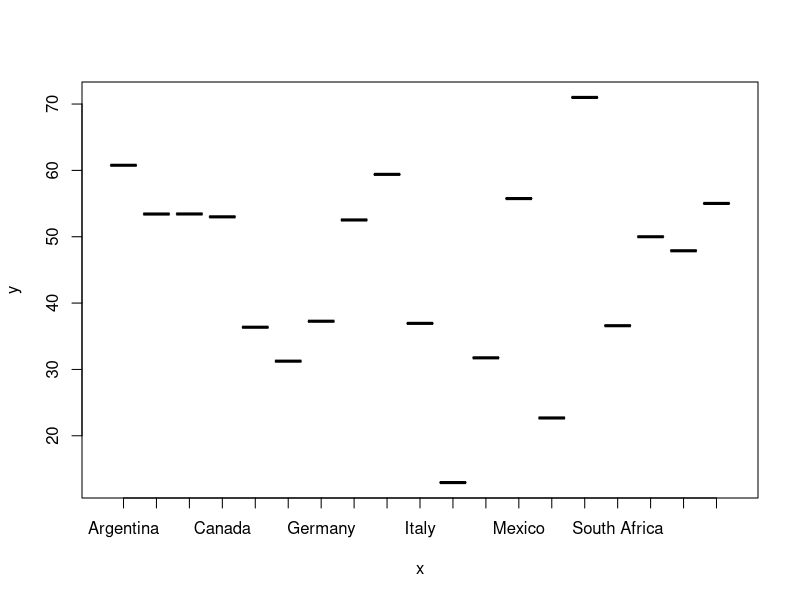
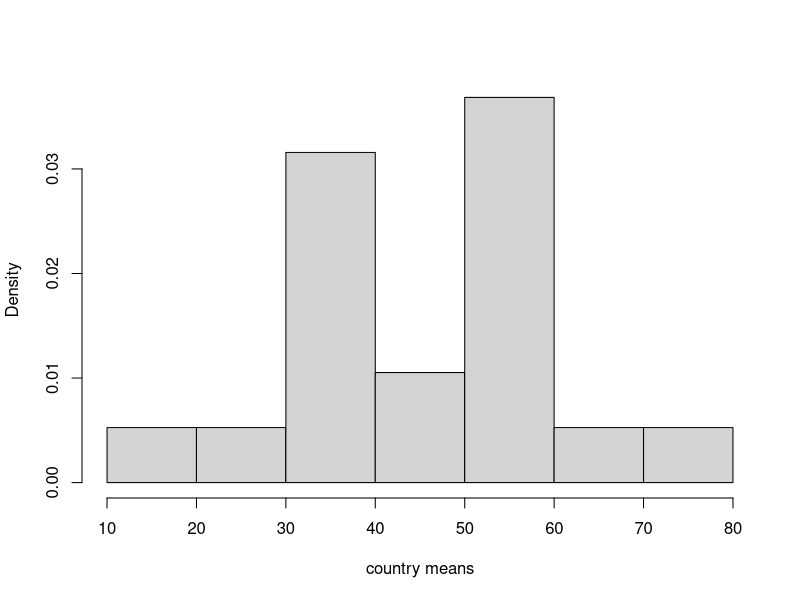
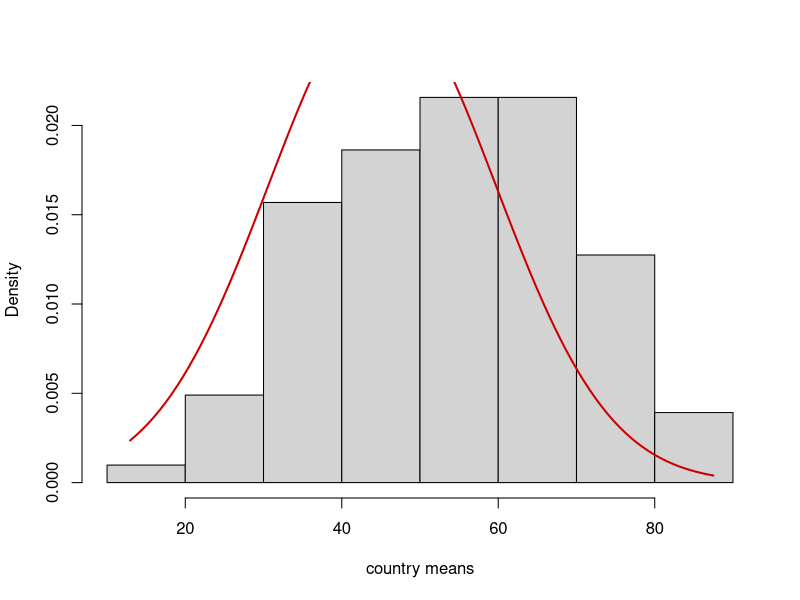
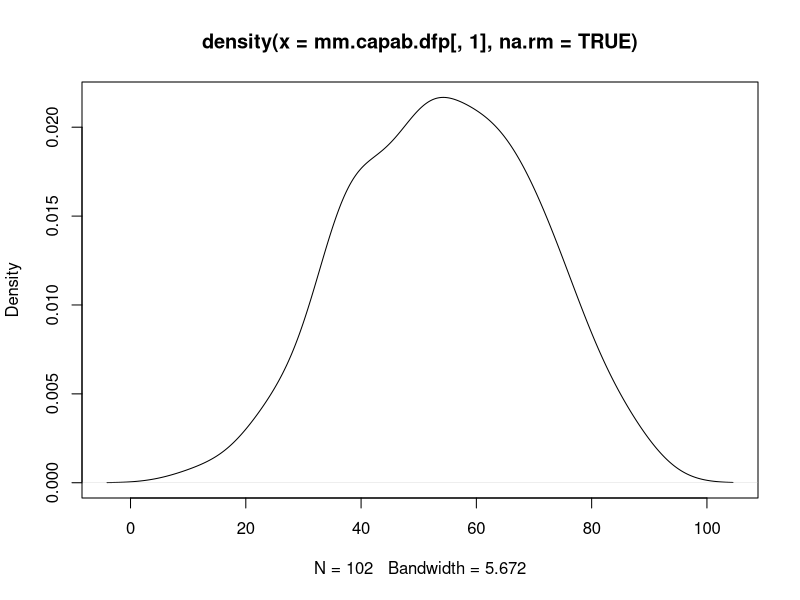
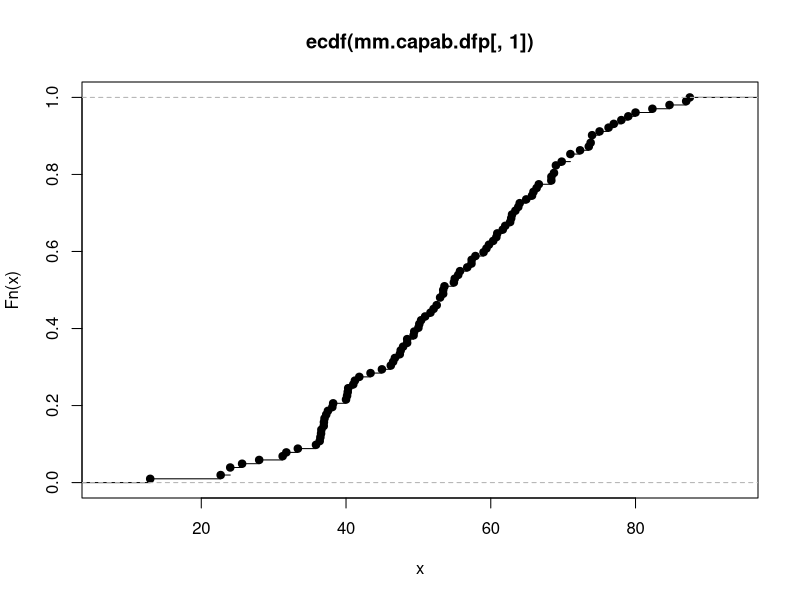
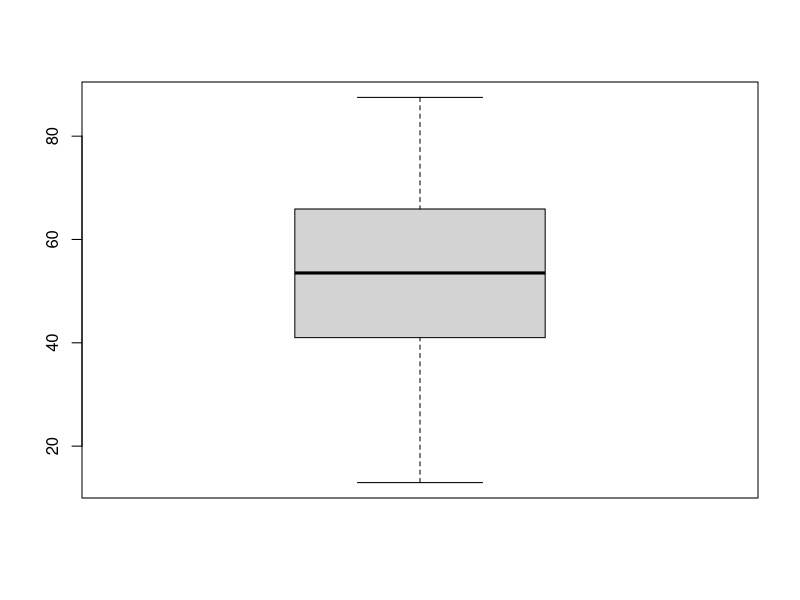

Reproduce these figures in R, in order. (Note: this script raises an error after producing the figures.)
#established business ownership rates (import data)
capab = read.csv(file = "capab.csv", sep = ";", head = TRUE)
head(capab)
# let's change the "-" to NAs
capab[capab=="-"] = NA

# what is the class of variables? Can we perform any analysis?
is.numeric(capab[,2]) # not numeric so we have to transform them in order to do anything
capab[,2:15] = sapply(capab[,2:15], as.character)
capab[,2:15] = sapply(capab[,2:15], as.numeric)
is.numeric(capab[,2])

# let's name the columns nicely
capab.names = c("country", "2001":"2014")
colnames(capab) = capab.names

# let's try to extract the g20 countries
g20 = factor(c("Argentina", "Australia", "Brazil", "Canada", "China", "France", "Germany", "India", "Indonesia", "Italy", "Japan", "Korea (South)", "Mexico", "Russia", "Saudi Arabia", "South Africa", "Turkey", "United Kingdom", "United States of America"))
capab.g20 = subset(capab,  capab$country == "Argentina" | capab$country == "Australia" | capab$country == "Brazil" | capab$country == "China" | capab$country == "France" | capab$country == "India" | capab$country == "Indonesia" | capab$country == "Japan" | capab$country =="Canada" | capab$country == "Korea (South)" | capab$country == "Mexico" | capab$country == "Germany" |capab$country == "Saudi Arabia" | capab$country == "South Africa" | capab$country == "Russia" | capab$country == "United States of America" | capab$country == "Turkey" | capab$country == "United Kingdom" | capab$country == "Italy")
# it's an awful command but works, must do for now
head(capab.g20)
# let's name the rows nicely
rownames(capab.g20) = g20

rownames(capab)=capab$"country"
capab$country=NULL
head(capab)

#let's transpose
capab.g20t = t(capab.g20)

# remove the first column
capab.g20$country = NULL
capab.g20

# means per country
capab.g20t = t(capab.g20)
capab.t=t(capab)
means.capab = c(rowMeans(capab.g20, na.rm = TRUE))
means.capab.p=c(rowMeans(capab, na.rm=TRUE))
head(means.capab.p)
# install matrixStats package
# install.packages("matrixStats")
library("matrixStats")

#
median.capab = c(colMedians(capab.g20t, na.rm = TRUE))
median.capab.p=c(colMedians(capab.t, na.rm=TRUE))
# create an mm dataframe
mm.capab.df = data.frame(means.capab, median.capab)
mm.capab.dfp= data.frame(means.capab.p, median.capab.p)
# subset the countries by the mean
subset(mm.capab.df, mm.capab.df$means.capab < mean(mm.capab.df[,1]))
subset(mm.capab.df, mm.capab.df$means.capab > mean(mm.capab.df[,1]))

# subset the countries by the median
subset(mm.capab.df, mm.capab.df$median.capab < median(mm.capab.df[,2]))
subset(mm.capab.df, mm.capab.df$median.capab > median(mm.capab.df[,2]))

# which country has the lowest/highest mean
rownames(mm.capab.df[which(mm.capab.df[,1] == min(mm.capab.df[,1])),])
rownames(mm.capab.df[which(mm.capab.df[,1] == max(mm.capab.df[,1])),])

# which country has the lowest/highest median
rownames(mm.capab.df[which(mm.capab.df[,2] == min(mm.capab.df[,2])),])
rownames(mm.capab.df[which(mm.capab.df[,2] == max(mm.capab.df[,2])),])

# plot means
plot(g20, mm.capab.df[,1])

# is the data normally distributed?
hist(mm.capab.df$means.capab, freq = FALSE, xlab = 'country means', main = NULL)
g = seq(min(mm.capab.df$means.capab, na.rm=TRUE), max(mm.capab.df$means.capab, na.rm=TRUE), length=100) #Create a grid
dens.norm = dnorm(g, mean(mm.capab.dfp$means.capab.p), sd(mm.capab.dfp$means.capab.p)) #Compute the normal density on g
lines(g, dens.norm, col="red3", lwd=2)

hist(mm.capab.dfp$means.capab.p, freq = FALSE, xlab = 'country means', main = NULL)
g = seq(min(mm.capab.dfp$means.capab.p,na.rm = TRUE), max(mm.capab.dfp$means.capab.p,na.rm = TRUE), length=100) #Create a grid
dens.norm = dnorm(g, mean(mm.capab.df$means.capab), sd(mm.capab.df$means.capab)) #Compute the normal density on g
lines(g, dens.norm, col="red3", lwd=2)

#KDE using gaussian Kernel
mm.capab.df
density(mm.capab.dfp[,1],na.rm=TRUE)
plot(density(mm.capab.dfp[,1],na.rm=TRUE))
#Emperical cdf
ecdf(mm.capab.dfp[,1])
plot(ecdf(mm.capab.dfp[,1]))
#Mean characteristics and measures of the sample
summary(mm.capab.dfp[,1]) 
boxplot(mm.capab.dfp[,1])
mm.capab.dfp
mm.oppo.dfp

mm.capab.a=mm.capab.dfp[-c(89,91,74),]

mm.capab.a
which(rownames(mm.capab.dfp)=="Barbados")
which(rownames(mm.capab.dfp)=="Tonga Islands")
which(rownames(mm.capab.dfp)=="Puerto Rico")

dim(mm.capab.a)